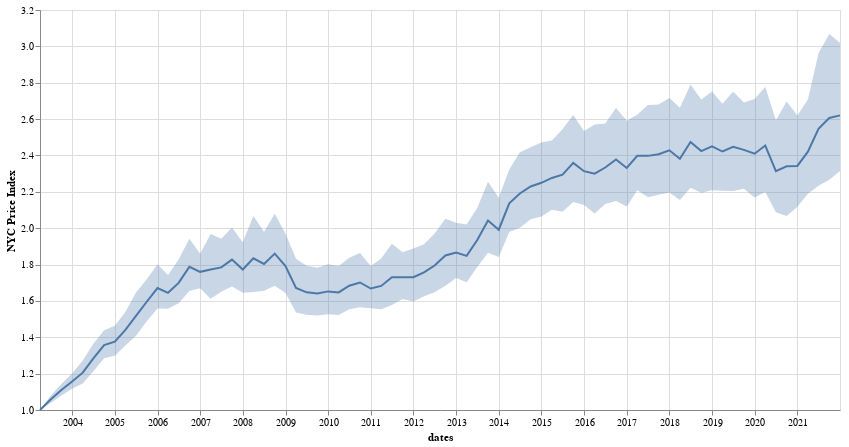

The notebook cell this image was saved under:
### Code cell
idx = calc_index(df)
plot(idx.dates, idx.index, label="NYC", legend=:topleft, title="Real Estate Price Index", palette=:seaborn_colorblind)
idx

idx |>
@vlplot(x=:dates) +
@vlplot(
    mark=:errorband,
    y={
        :ci₀,
        title="NYC Price Index",
        scale= {zero = false }
    },
    y2={
        :ci₁
    }
) +
@vlplot(
    :line,
    y = :index,
    width=800,
    height=400
)

### Figure 1 — Vega-Lite specification as saved in the notebook (floating-point values rounded to 4 significant figures)
{"data": {"values": [{"ci₀": 1, "ci₁": 1, "dates": "2003-03-31", "index": 1}, {"ci₀": 1.078, "ci₁": 1.038, "dates": "2003-06-30", "index": 1.057}, {"ci₀": 1.143, "ci₁": 1.079, "dates": "2003-09-30", "index": 1.11}, {"ci₀": 1.201, "ci₁": 1.116, "dates": "2003-12-31", "index": 1.157}, {"ci₀": 1.272, "ci₁": 1.146, "dates": "2004-03-31", "index": 1.205}, {"ci₀": 1.365, "ci₁": 1.212, "dates": "2004-06-30", "index": 1.284}, {"ci₀": 1.439, "ci₁": 1.284, "dates": "2004-09-30", "index": 1.357}, {"ci₀": 1.463, "ci₁": 1.298, "dates": "2004-12-31", "index": 1.376}, {"ci₀": 1.539, "ci₁": 1.355, "dates": "2005-03-31", "index": 1.441}, {"ci₀": 1.646, "ci₁": 1.408, "dates": "2005-06-30", "index": 1.518}, {"ci₀": 1.72, "ci₁": 1.488, "dates": "2005-09-30", "index": 1.595}, {"ci₀": 1.801, "ci₁": 1.558, "dates": "2005-12-31", "index": 1.671}, {"ci₀": 1.743, "ci₁": 1.556, "dates": "2006-03-31", "index": 1.644}, {"ci₀": 1.828, "ci₁": 1.587, "dates": "2006-06-30", "index": 1.699}, {"ci₀": 1.942, "ci₁": 1.655, "dates": "2006-09-30", "index": 1.787}, {"ci₀": 1.86, "ci₁": 1.67, "dates": "2006-12-31", "index": 1.76}, {"ci₀": 1.968, "ci₁": 1.612, "dates": "2007-03-31", "index": 1.772}, {"ci₀": 1.942, "ci₁": 1.65, "dates": "2007-06-30", "index": 1.784}, {"ci₀": 2.004, "ci₁": 1.679, "dates": "2007-09-30", "index": 1.827}, {"ci₀": 1.922, "ci₁": 1.645, "dates": "2007-12-31", "index": 1.773}, {"ci₀": 2.068, "ci₁": 1.649, "dates": "2008-03-31", "index": 1.835}, {"ci₀": 1.98, "ci₁": 1.655, "dates": "2008-06-30", "index": 1.803}, {"ci₀": 2.079, "ci₁": 1.683, "dates": "2008-09-30", "index": 1.86}, {"ci₀": 1.969, "ci₁": 1.644, "dates": "2008-12-31", "index": 1.792}, {"ci₀": 1.831, "ci₁": 1.536, "dates": "2009-03-31", "index": 1.671}, {"ci₀": 1.793, "ci₁": 1.523, "dates": "2009-06-30", "index": 1.647}, {"ci₀": 1.783, "ci₁": 1.519, "dates": "2009-09-30", "index": 1.641}, {"ci₀": 1.801, "ci₁": 1.526, "dates": "2009-12-31", "index": 1.652}, {"ci₀": 1.792, "ci₁": 1.523, "dates": "2010-03-31", "index": 1.647}, {"ci₀": 1.838, "ci₁": 1.554, "dates": "2010-06-30", "index": 1.684}, {"ci₀": 1.864, "ci₁": 1.565, "dates": "2010-09-30", "index": 1.701}, {"ci₀": 1.793, "ci₁": 1.56, "dates": "2010-12-31", "index": 1.668}, {"ci₀": 1.833, "ci₁": 1.555, "dates": "2011-03-31", "index": 1.682}, {"ci₀": 1.914, "ci₁": 1.578, "dates": "2011-06-30", "index": 1.73}, {"ci₀": 1.868, "ci₁": 1.61, "dates": "2011-09-30", "index": 1.729}, {"ci₀": 1.888, "ci₁": 1.597, "dates": "2011-12-31", "index": 1.73}, {"ci₀": 1.911, "ci₁": 1.625, "dates": "2012-03-31", "index": 1.757}, {"ci₀": 1.971, "ci₁": 1.648, "dates": "2012-06-30", "index": 1.795}, {"ci₀": 2.052, "ci₁": 1.684, "dates": "2012-09-30", "index": 1.85}, {"ci₀": 2.03, "ci₁": 1.725, "dates": "2012-12-31", "index": 1.866}, {"ci₀": 2.02, "ci₁": 1.703, "dates": "2013-03-31", "index": 1.848}, {"ci₀": 2.11, "ci₁": 1.786, "dates": "2013-06-30", "index": 1.935}, {"ci₀": 2.255, "ci₁": 1.866, "dates": "2013-09-30", "index": 2.042}, {"ci₀": 2.168, "ci₁": 1.842, "dates": "2013-12-31", "index": 1.992}, {"ci₀": 2.322, "ci₁": 1.979, "dates": "2014-03-31", "index": 2.137}, {"ci₀": 2.417, "ci₁": 2.003, "dates": "2014-06-30", "index": 2.191}, {"ci₀": 2.445, "ci₁": 2.049, "dates": "2014-09-30", "index": 2.229}, {"ci₀": 2.471, "ci₁": 2.065, "dates": "2014-12-31", "index": 2.25}, {"ci₀": 2.482, "ci₁": 2.102, "dates": "2015-03-31", "index": 2.276}, {"ci₀": 2.544, "ci₁": 2.09, "dates": "2015-06-30", "index": 2.295}, {"ci₀": 2.622, "ci₁": 2.144, "dates": "2015-09-30", "index": 2.359}, {"ci₀": 2.535, "ci₁": 2.127, "dates": "2015-12-31", "index": 2.313}, {"ci₀": 2.57, "ci₁": 2.081, "dates": "2016-03-31", "index": 2.3}, {"ci₀": 2.576, "ci₁": 2.133, "dates": "2016-06-30", "index": 2.334}, {"ci₀": 2.66, "ci₁": 2.149, "dates": "2016-09-30", "index": 2.378}, {"ci₀": 2.592, "ci₁": 2.119, "dates": "2016-12-31", "index": 2.331}, {"ci₀": 2.624, "ci₁": 2.208, "dates": "2017-03-31", "index": 2.398}, {"ci₀": 2.678, "ci₁": 2.171, "dates": "2017-06-30", "index": 2.398}, {"ci₀": 2.68, "ci₁": 2.184, "dates": "2017-09-30", "index": 2.407}, {"ci₀": 2.716, "ci₁": 2.196, "dates": "2017-12-31", "index": 2.428}, {"ci₀": 2.663, "ci₁": 2.155, "dates": "2018-03-31", "index": 2.382}, {"ci₀": 2.79, "ci₁": 2.223, "dates": "2018-06-30", "index": 2.474}, {"ci₀": 2.707, "ci₁": 2.195, "dates": "2018-09-30", "index": 2.424}, {"ci₀": 2.752, "ci₁": 2.208, "dates": "2018-12-31", "index": 2.451}, {"ci₀": 2.685, "ci₁": 2.206, "dates": "2019-03-31", "index": 2.422}, {"ci₀": 2.751, "ci₁": 2.204, "dates": "2019-06-30", "index": 2.447}, {"ci₀": 2.691, "ci₁": 2.216, "dates": "2019-09-30", "index": 2.431}, {"ci₀": 2.711, "ci₁": 2.169, "dates": "2019-12-31", "index": 2.41}, {"ci₀": 2.777, "ci₁": 2.199, "dates": "2020-03-31", "index": 2.454}, {"ci₀": 2.594, "ci₁": 2.088, "dates": "2020-06-30", "index": 2.314}, {"ci₀": 2.696, "ci₁": 2.068, "dates": "2020-09-30", "index": 2.341}, {"ci₀": 2.619, "ci₁": 2.118, "dates": "2020-12-31", "index": 2.342}, {"ci₀": 2.707, "ci₁": 2.189, "dates": "2021-03-31", "index": 2.421}, {"ci₀": 2.962, "ci₁": 2.234, "dates": "2021-06-30", "index": 2.547}, {"ci₀": 3.067, "ci₁": 2.266, "dates": "2021-09-30", "index": 2.606}, {"ci₀": 3.02, "ci₁": 2.314, "dates": "2021-12-31", "index": 2.62}]}, "encoding": {"x": {"field": "dates", "type": "temporal"}}, "layer": [{"encoding": {"y": {"field": "ci₀", "scale": {"zero": false}, "title": "NYC Price Index", "type": "quantitative"}, "y2": {"field": "ci₁", "type": "quantitative"}}, "mark": "errorband"}, {"encoding": {"y": {"field": "index", "type": "quantitative"}}, "height": 400, "mark": "line", "width": 800}]}
